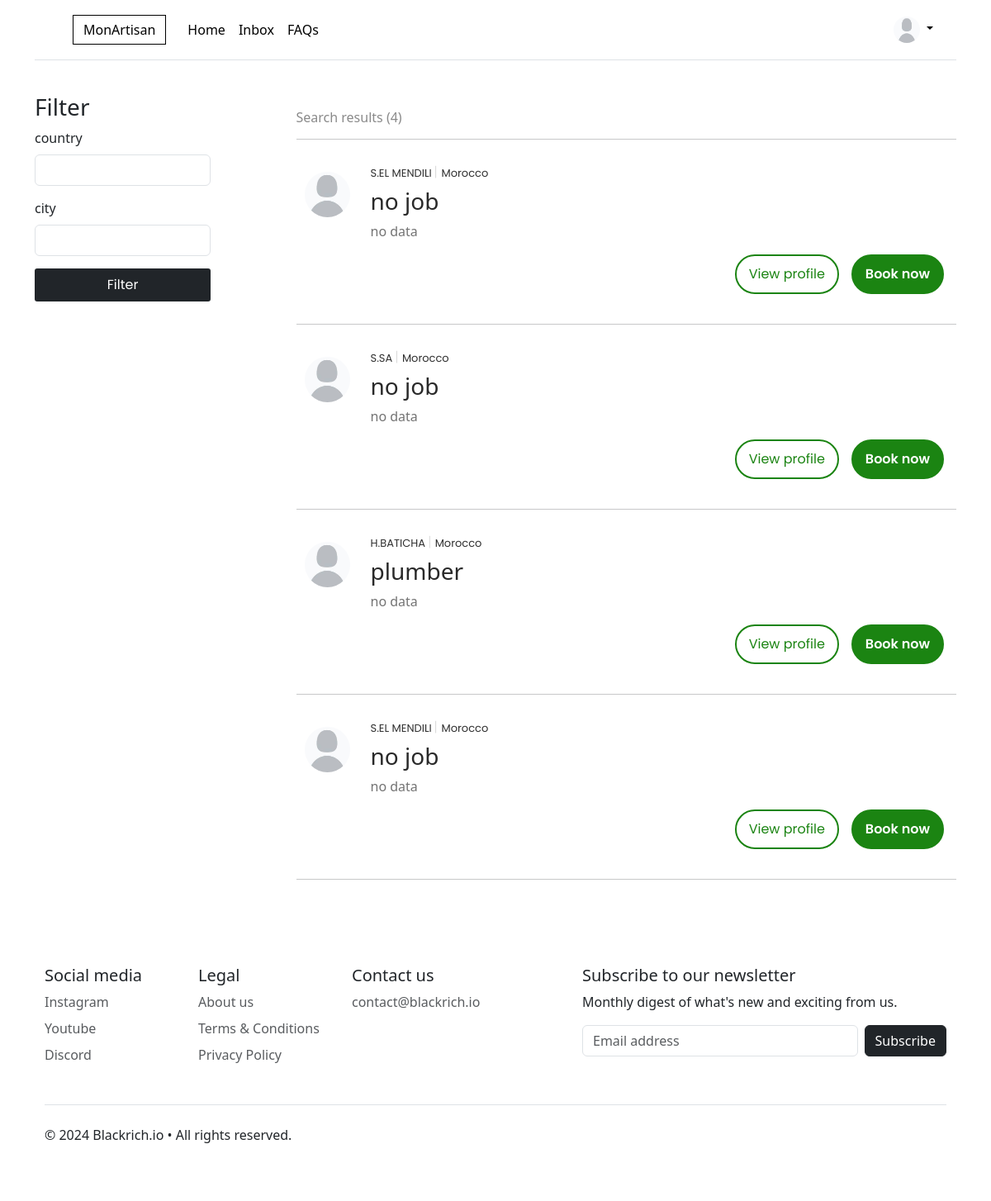
The app's page / (signed in) with its own data.
### account/models.py (models this page shows, shortened)
class Profile(models.Model):
    user = models.OneToOneField(User, on_delete=models.CASCADE, null=True, blank=True)
    name = models.CharField(max_length=100, null=True, blank=True)
    expertise = models.CharField(default='no job',max_length=100, null=True, blank=True)
    profile_image = models.ImageField(default='profile-photo.png', null=True, blank=True, )
    about_me = models.TextField(default='no data',max_length=1000, null=True, blank=True)
    hourly_rate = models.IntegerField(default=5,null=True, blank=True) # in dollars
    is_artisan = models.BooleanField(default=False, null=True, blank=True)
    country = models.CharField(default='Morocco', max_length=30, null=True, blank=True)
    city = models.CharField(default='Rabat', max_length=30, null=True, blank=True)
    created = models.DateTimeField(auto_now_add=True)
    id = models.UUIDField(default=uuid.uuid4, unique=True, primary_key=True, editable=True)

### uplazy/urls.py (the view)
# urls.py: path('', home, name='home'),
def home(request):
    if request.user.is_authenticated:
        profiles = Profile.objects.all().filter(is_artisan=True).exclude(id=request.user.profile.id)
    else:
        profiles = Profile.objects.all().filter(is_artisan=True)
    if request.method == 'POST':
        search_q = request.POST.get('query')
        if search_q:
            profiles = profiles.filter(expertise__icontains=search_q)
    context = {
        'profiles': profiles,
        'profiles_count': len(profiles),
    }
    return render(request, 'home.html', context)

### templates/home.html (shortened to what this page needs)
{% extends 'wrapper.html' %}
{% load static %}
{% block content %}
    <link rel="stylesheet" href="{% static 'styles/home.css' %}">
    <div class="container">
        <div class="main-container">
          <aside class="filter-sidebar">
            <h3>Filter</h3>
            <form action="{% url 'filter' %}" method="post">
              <label for="country" class="form-label">country</label> <br>
              <input type="text" id="country" style="margin-bottom: 15px; width: 80%;" class="form-control" name="country" >
              <label for="city" class="form-label">city</label> <br>
              <input type="text" id="city" style="margin-bottom: 15px; width: 80%;" class="form-control" name="city">
              <input type="submit" value="Filter" class="filter-button bg-dark">
            </form>
          </aside>
            <main>
              <h6 class="search-results-tag">Search results ({{profiles_count}})</h6>
              <hr>
              {% if profiles %}
                {% for profile in profiles %}
                  <section class="profile-section">
                    <img src="{{profile.profile_image.url}}" alt="profile-image" class="profile-photo">
                    <div class="profile-section-data">
                      <h6 class="profile-title">
                        <div class="poppins-regular">{{profile.name}} <span style="color: #8e8e8e; font-size: 17px; font-weight: 100;"> | </span> <a href="">{{profile.country}}</a> </div>
                      </h6>
                      <h3 class="profile-job"><a href="{% url 'profile' profile.id %}">{{profile.expertise}}</a></h3>
                      <p class="profile-about">{{profile.about_me}}</p>
                      <div class="profile-links">
                        <a href="{% url 'profile' profile.id %}" class="profile-link-view-profile">View profile</a>
                        <a href="{% url 'book-profile' profile.id %}" class="profile-link-send-message">Book now</a>
                      </div>
                    </div>
                  </section>
                  <hr>
                {% endfor %}
              {% else %}
                <h1>No results</h1>
              {% endif %}
            </main>
        </div>
<div class="container">
  <footer class="py-5">
    <div class="row">
      <div class="col-6 col-md-2 mb-3">
        <h5>Social media</h5>
        <ul class="nav flex-column">
          <li class="nav-item mb-2"><a href="#" class="nav-link p-0 text-body-secondary">Instagram</a></li>
          <li class="nav-item mb-2"><a href="#" class="nav-link p-0 text-body-secondary">Youtube</a></li>
          <li class="nav-item mb-2"><a href="#" class="nav-link p-0 text-body-secondary">Discord</a></li>
        </ul>
      </div>
      <div class="col-6 col-md-2 mb-3">
        <h5>Legal</h5>
        <ul class="nav flex-column">
          <li class="nav-item mb-2"><a href="#" class="nav-link p-0 text-body-secondary">About us</a></li>
          <li class="nav-item mb-2"><a href="#" class="nav-link p-0 text-body-secondary">Terms & Conditions</a></li>
          <li class="nav-item mb-2"><a href="#" class="nav-link p-0 text-body-secondary">Privacy Policy</a></li>
        </ul>
      </div>
      <div class="col-6 col-md-2 mb-3">
        <h5>Contact us</h5>
        <ul class="nav flex-column">
          <li class="nav-item mb-2"><a href="#" class="nav-link p-0 text-body-secondary">contact@blackrich.io</a></li>
        </ul>
      </div>
      <div class="col-md-5 offset-md-1 mb-3">
        <form>
          <h5>Subscribe to our newsletter</h5>
          <p>Monthly digest of what's new and exciting from us.</p>
          <div class="d-flex flex-column flex-sm-row w-100 gap-2">
            <input id="newsletter1" type="email" class="form-control" placeholder="Email address" required>
            <input class="btn btn-dark" type="submit" value="Subscribe">
          </div>
        </form>
      </div>
    </div>
    <div class="d-flex flex-column flex-sm-row justify-content-between py-4 my-4 border-top">
      <p>&copy; 2024 Blackrich.io  &#x2022; All rights reserved.</p>
    </div>
  </footer>
</div>
    </div>
{% endblock content %}

### templates/wrapper.html (shortened to what this page needs)
<!DOCTYPE html>
{% load static %}
<html lang="en">
  <head>
    <link href="https://cdn.jsdelivr.net/npm/bootstrap@5.3.3/dist/css/bootstrap.min.css" rel="stylesheet">
    <link rel="stylesheet" href="{% static 'styles/wrapper.css' %}">
</head>
<body>
    <div class="container">
    <header class="p-3 mb-3 border-bottom">
        <div class="container">
          <div class="d-flex flex-wrap align-items-center justify-content-center justify-content-lg-start">
            <a href="" class="d-flex align-items-center mb-2 mb-lg-0 link-body-emphasis text-decoration-none">
                <span class="brand">MonArtisan</span>
            </a>
            <ul class="nav col-12 col-lg-auto me-lg-auto mb-2 justify-content-center mb-md-0">
              <li><a href="{% url 'home' %}" class="nav-link px-2 link-body-emphasis ">Home</a></li>
              {% if request.user.is_authenticated and request.user.profile.is_artisan %}
              <li><a href="{% url 'inbox' %}" class="nav-link px-2 link-body-emphasis ">Inbox</a></li>
              {% endif %}
              <li><a href="{% url 'faqs' %}" class="nav-link px-2 link-body-emphasis ">FAQs</a></li>
            </ul>
            {% if request.user.is_authenticated %}
            <div class="dropdown text-end">
              <a href="#" class="d-block link-body-emphasis text-decoration-none dropdown-toggle" data-bs-toggle="dropdown" aria-expanded="false">
                <img src="{{request.user.profile.profile_image.url}}" alt="mdo" width="32" height="32" class="rounded-circle">
              </a>
            </div>
            {% endif %}
          </div>
        </div>
    </header>
    </div>
<body style="padding-bottom: 100px;">
    {% block content %}
    {% endblock content %}
</body>
</html>

### static/styles/wrapper.css (style rules this page uses)
.brand { margin: 0px 18px; border: solid 1px black; padding: 5px 12px; }

### static/styles/home.css (style rules this page uses)
.poppins-regular { font-family: "Poppins", sans-serif; font-weight: 400; font-style: normal; }
.filter-sidebar { background-color: transparent; }
.brand { margin: 0px 18px; border: solid 1px black; padding: 5px 12px; }
.main-container { margin: 40px 0px; display: grid; grid-template-columns: 1fr 3fr; column-gap: 50px; min-height: 800px; }
.filter-button { width: 80%; padding-top: 8px; padding-bottom: 8px; border: none; border-radius: 3px; color: white; font-weight: 400; font-family: "Poppins", sans-serif; }
main { max-width: 900px; }
.search-results-tag { color: rgb(138, 138, 138); margin-top: 20px; font-weight: 400; }
.profile-section { width: 100%; margin-top: 20px; display: flex; padding-top: 9px; border-radius: 10px; }
.profile-photo { width: 55px; height: 55px; margin: 10px; border-radius: 200px; object-fit: cover; }
.profile-section-data { width: 100%; margin-bottom: 20px; padding: 0px 15px; display: flex; flex-direction: column; }
.profile-title { font-family: Arial, Helvetica, sans-serif; font-size: small; font-weight: 500; color: #303030; display: flex; justify-content: space-between; align-items: center; }
.profile-title a { all: unset; cursor: pointer; }
.profile-job { color: rgb(41, 41, 41); }
.profile-job a { all: unset; cursor: pointer; }
.profile-about { color: rgb(115, 115, 115); }
.profile-links { display: flex; justify-content: end; align-items: center; }
.profile-link-view-profile { background-color: transparent; color: #1B8412; font-family: "Poppins", sans-serif; font-weight: 400; font-style: normal; text-decoration: none; padding-left: 15px; padding-right: 15px; padding-top: 10px; padding-bottom: 10px; border: 2px solid #1B8412; border-radius: 50px; text-align: center; }
.profile-link-send-message { background-color: transparent; background-color: #1B8412; color: white; font-family: "Poppins", sans-serif; font-weight: 600; font-style: normal; text-decoration: none; padding-left: 15px; padding-right: 15px; padding-top: 10px; padding-bottom: 10px; border: 2px solid #1B8412; border-radius: 50px; margin-left: 15px; text-align: center; }

### records on screen
Profile: profile_image (picture), name "S.EL MENDILI", country "Morocco", expertise "no job", about_me "no data"
Profile: profile_image (picture), name "S.SA", country "Morocco", expertise "no job", about_me "no data"
Profile: profile_image (picture), name "H.BATICHA", country "Morocco", expertise "plumber", about_me "no data"
Profile: profile_image (picture), name "S.EL MENDILI", country "Morocco", expertise "no job", about_me "no data"

### other values on screen
{{ profiles_count }} "4"
